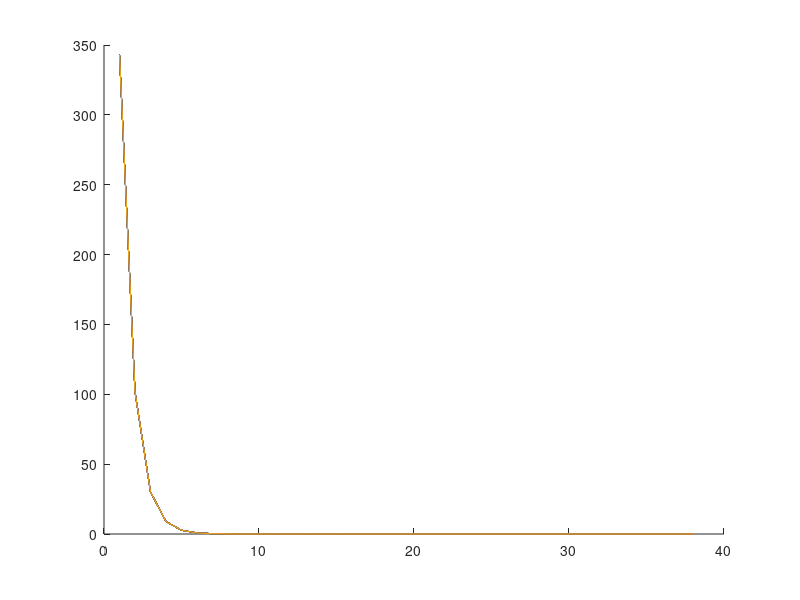

The MATLAB source for this figure:
%Code written by-
% Alankar Meshram (2014MT60551)
% Assignment 1: Newton's Method
%The script takes the following inputs-
% initial guess: x
% function: f
% derivative of f: df



%  The code will take the aforementioned inputs and ptints all the iterations on
%  the screen, tells whether the metod coverges or not and prints the computed
%  root. 


x=10;                    %initial guess
dx=5;                   %value to start up the loop
f=@(x) (x-3)^3;       %input funtion  
if(f(x)==0)
    disp('Initial guess is root itself')
    return;
end
df=@(x) 3*((x-3)^2);          %derivative of the function
count=1;                %iterations
tol=0.000001;           %tolerance
minStepLength=0.000001; %minimum step length

%Code to print the iterations
fprintf('--------------------------------\n')
fprintf('step        x        dx         f(x)\n')
fprintf('---------------------------------\n')
fprintf('%3i %12.8f %12.8f %12.8f\n',count,x,dx,f(x))

G=zeros(2,1); %G matrix to store the value of function after each iteration
while(dx>minStepLength)
if(df(x)==0)
    disp('Non- convergent method')
    return
end
xNext= x-(f(x)/df(x));  %xNext is the updated value of the variable


dx=abs(x-xNext);     %Step length in current iteration

fLast=f(x);

G(count)=fLast;             
x=xNext;        
f(x); 

count=count+1;  %updating loop variable
if(count>510)
disp('Maximum iterations reached')
break;
end
fprintf('%3i %12.8f %12.8f %12.8f\n',count,x,dx,f(x))

end


length(G);
figure;
hold on
for ii = 1:length(G)
 plot(G(:))
end
